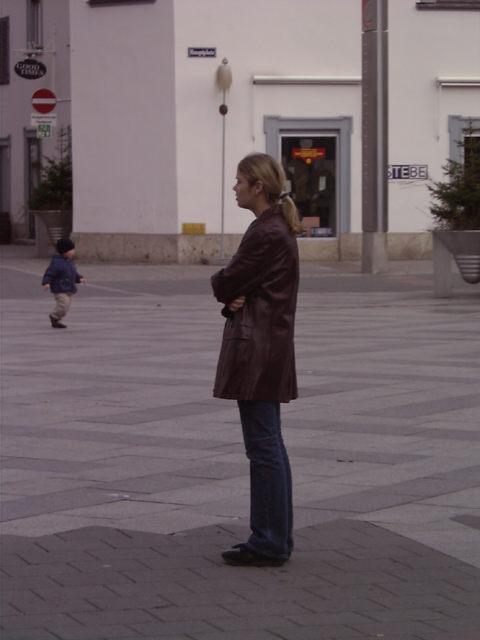
#> input picture detection_hog/hog/images/person_010.bmp, 480 x 640 px
$ python hog_img_visual.py   (older library calls are emulated)
#> lines starting #> are read from the running program, lines starting #| are printed output that depends on the picture
import matplotlib.pyplot as plt
import cv2
from skimage.feature import hog
from skimage import data, exposure


image = cv2.imread("images/person_010.bmp")
#> image is the input picture: shape (640, 480, 3); mean B, G, R 103.7, 99.5, 111.5

fd, hog_image = hog(image, orientations=8, pixels_per_cell=(16, 16),
                    cells_per_block=(1, 1), visualize=True, multichannel=True)
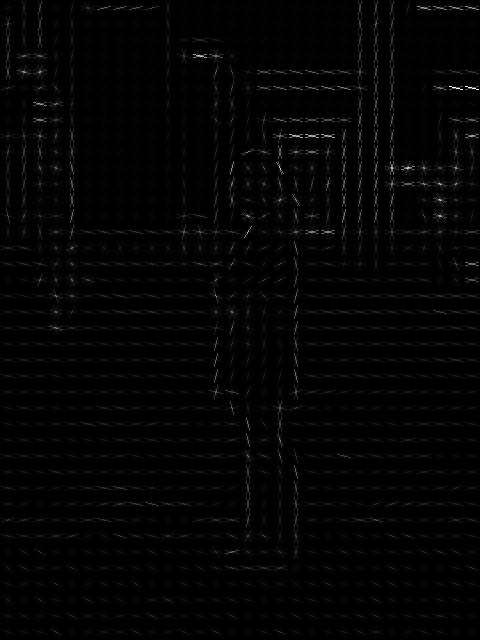
#> hog_image: shape (640, 480) float64; min 0, max 31.29, mean 0.5; drawn with min black and max white
#> fd = 9600 values, max 0.707 at index 1435, min 0 at index 55, mean 0.323

fig, (ax1, ax2) = plt.subplots(1, 2, figsize=(8, 4), sharex=True, sharey=True)

ax1.axis('off')
ax1.imshow(image, cmap=plt.cm.gray)
ax1.set_title('Input image')

# Rescale histogram for better display
hog_image_rescaled = exposure.rescale_intensity(hog_image, in_range=(0, 10))
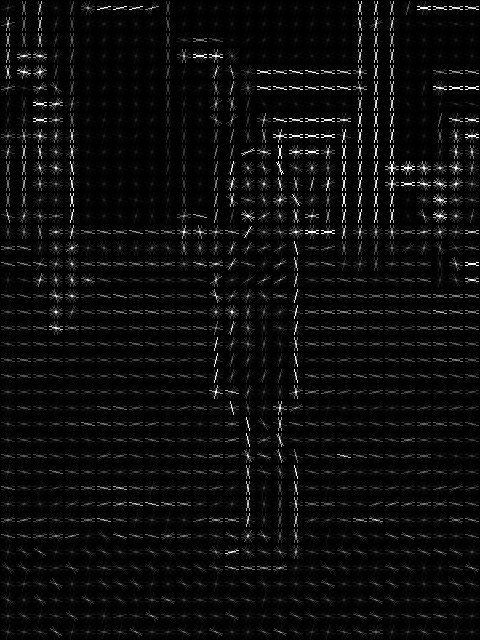
#> hog_image_rescaled: shape (640, 480) float64; min 0, max 1, mean 0.0452

ax2.axis('off')
ax2.imshow(hog_image_rescaled, cmap=plt.cm.gray)
ax2.set_title('Histogram of Oriented Gradients')
plt.show()
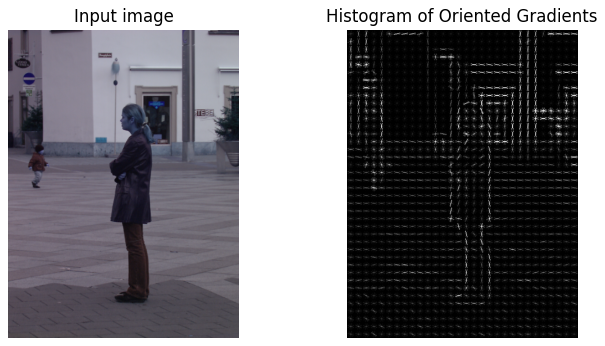
#> figure drawn by matplotlib, 2 panels; B, G, R data is drawn as R, G, B

$ run again, with detection_hog/hog/images/person_029.bmp copied over detection_hog/hog/images/person_010.bmp
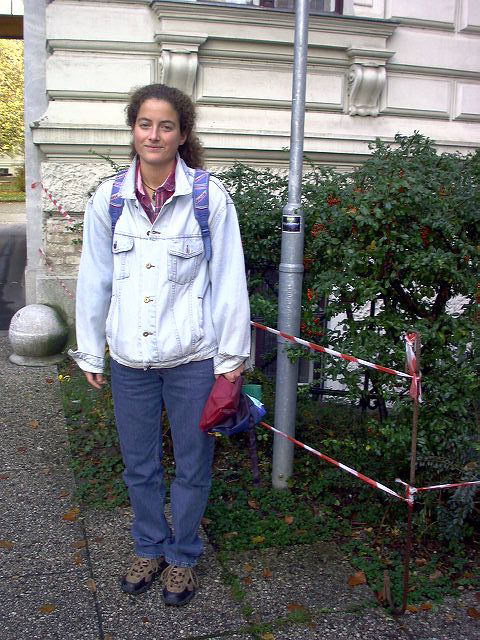
#> input picture detection_hog/hog/images/person_029.bmp, 480 x 640 px
#> image is the input picture: shape (640, 480, 3); mean B, G, R 112.2, 112.4, 111.1
#> `fd, hog_image = hog(image, orientations=8, pixels_per_cell=(16, 16), c..`:
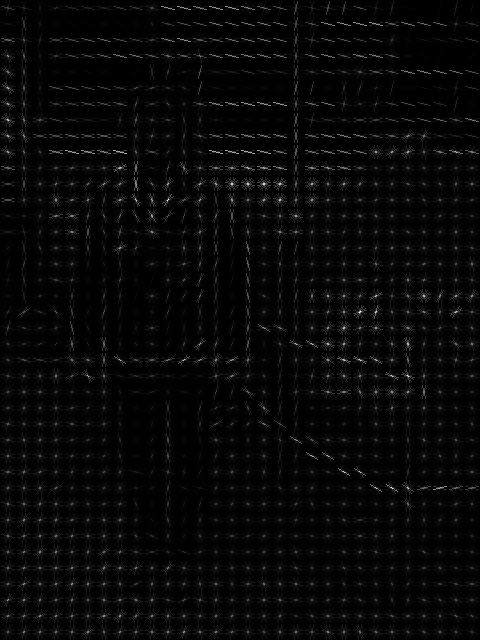
#> hog_image: shape (640, 480) float64; min 0, max 73.86, mean 2; drawn with min black and max white
#> fd = 9600 values, max 0.911 at index 412, min 0 at index 71, mean 0.334
#> `plt.show()`:
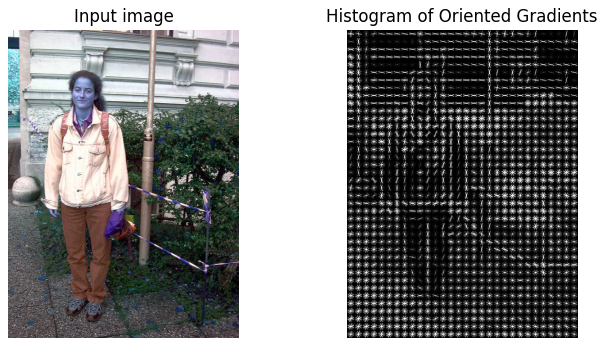
#> figure drawn by matplotlib, 2 panels; B, G, R data is drawn as R, G, B

$ run again, with detection_hog/hog/images/person_032.bmp copied over detection_hog/hog/images/person_010.bmp
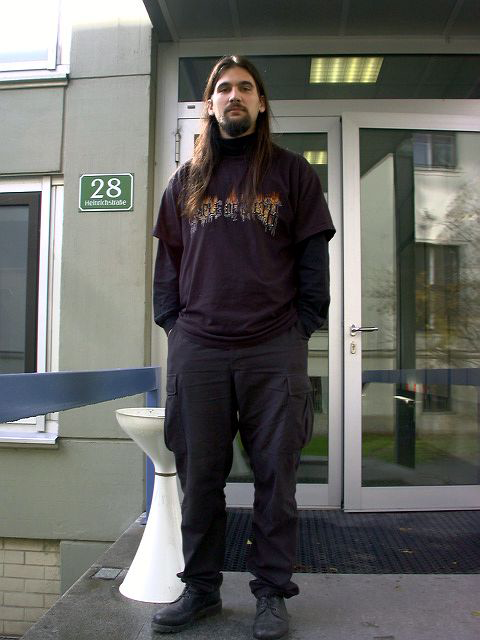
#> input picture detection_hog/hog/images/person_032.bmp, 480 x 640 px
#> image is the input picture: shape (640, 480, 3); mean B, G, R 97.5, 100.8, 100.6
#> `fd, hog_image = hog(image, orientations=8, pixels_per_cell=(16, 16), c..`:
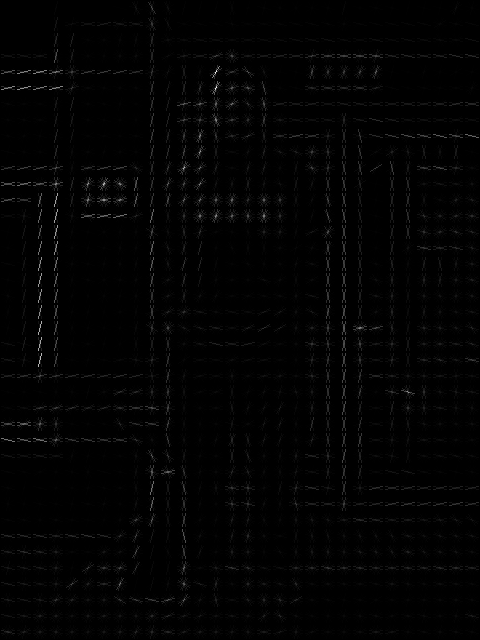
#> hog_image: shape (640, 480) float64; min 0, max 73.07, mean 0.8; drawn with min black and max white
#> fd = 9600 values, max 1 at index 44, min 0 at index 0, mean 0.31
#> `plt.show()`:
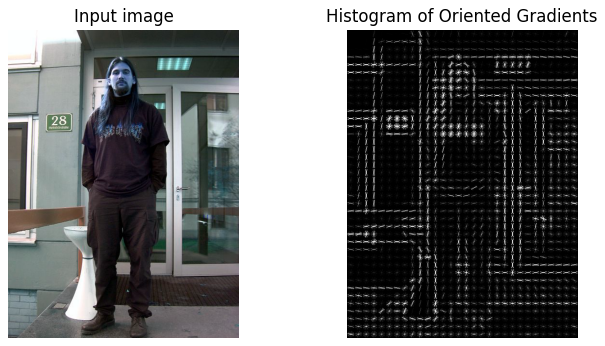
#> figure drawn by matplotlib, 2 panels; B, G, R data is drawn as R, G, B
